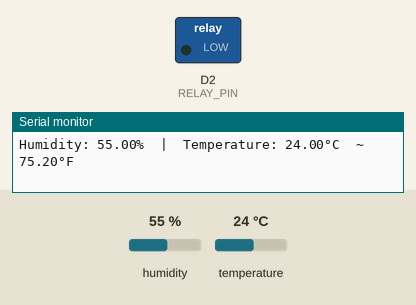
A sketch run on a simulated ESP8266 (NodeMCU). Shown: switched loads named in the sketch (green lamp = pin HIGH), the last lines printed to the serial monitor. The test bench sets the inputs (shaded band); at power-on: temperature 24 °C, humidity 55 %.

Above: at 1.3 s.
1.4 s: temperature set to 34.3 °C
4.1 s: temperature set to 35.6 °C
At 5.1 s:
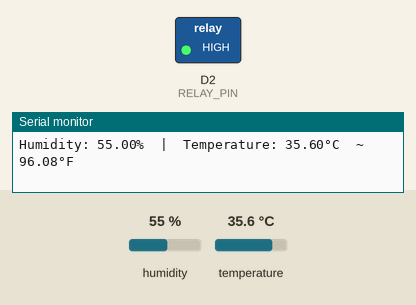
6.8 s: temperature set to 12 °C
At 8.5 s:
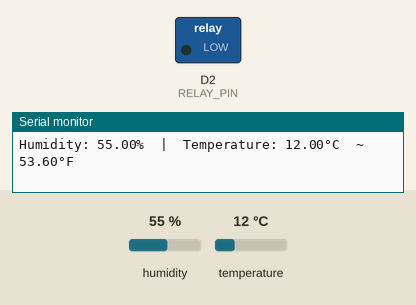
9.6 s: temperature set to 41 °C
At 11.4 s:
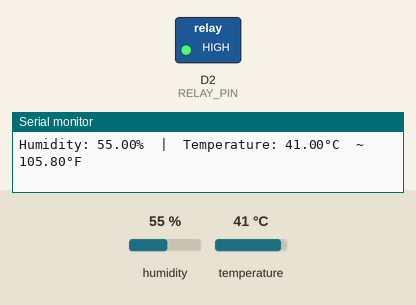
Timing chart, 0 to 12.9 s (numbered marks = the images above; inputs shaded):
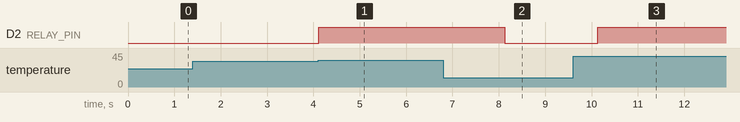

The sketch:

DHT22_dan_Relay.ino
```cpp
#include <DHT.h>
#define DHT_SENSOR_PIN  D3 // The ESP8266 pin D7 connected to DHT22 sensor
#define DHT_SENSOR_TYPE DHT22
#define RELAY_PIN D2

DHT dht_sensor(DHT_SENSOR_PIN, DHT_SENSOR_TYPE);

void setup() {
  Serial.begin(115200);
  dht_sensor.begin(); // initialize the DHT sensor
  pinMode(RELAY_PIN, OUTPUT);

  delay(100);
  digitalWrite(RELAY_PIN, LOW);
}

void loop() {
  // read humidity
  float humi  = dht_sensor.readHumidity();
  // read temperature in Celsius
  float temperature_C = dht_sensor.readTemperature();
  // read temperature in Fahrenheit
  float temperature_F = dht_sensor.readTemperature(true);

  // check whether the reading is successful or not
  if ( isnan(temperature_C) || isnan(temperature_F) || isnan(humi)) {
    Serial.println("Failed to read from DHT sensor!");
  } else {
    Serial.print("Humidity: ");
    Serial.print(humi);
    Serial.print("%");

    Serial.print("  |  ");

    Serial.print("Temperature: ");
    Serial.print(temperature_C);
    Serial.print("°C  ~  ");
    Serial.print(temperature_F);
    Serial.println("°F");

    if (temperature_C >= 35) {
      digitalWrite(RELAY_PIN, HIGH);
    } else {
      digitalWrite(RELAY_PIN, LOW);
    }
  }

  // digitalWrite(RELAY_PIN, LOW);

  // wait a 1 seconds between readings
  // delay(1000);

  // digitalWrite(RELAY_PIN, HIGH);

  // wait a 2 seconds between readings
  delay(2000);
}
```

Measured:
- the behaviour switches between 34.9 and 35 °C on temperature (found by bisection; images 0 and 1)
- after the input at 4.1 s, D2 (RELAY_PIN): LOW → HIGH at once
- after the input at 6.8 s, D2 (RELAY_PIN): HIGH → LOW after 1.3 s
- after the input at 9.6 s, D2 (RELAY_PIN): LOW → HIGH after 0.53 s
